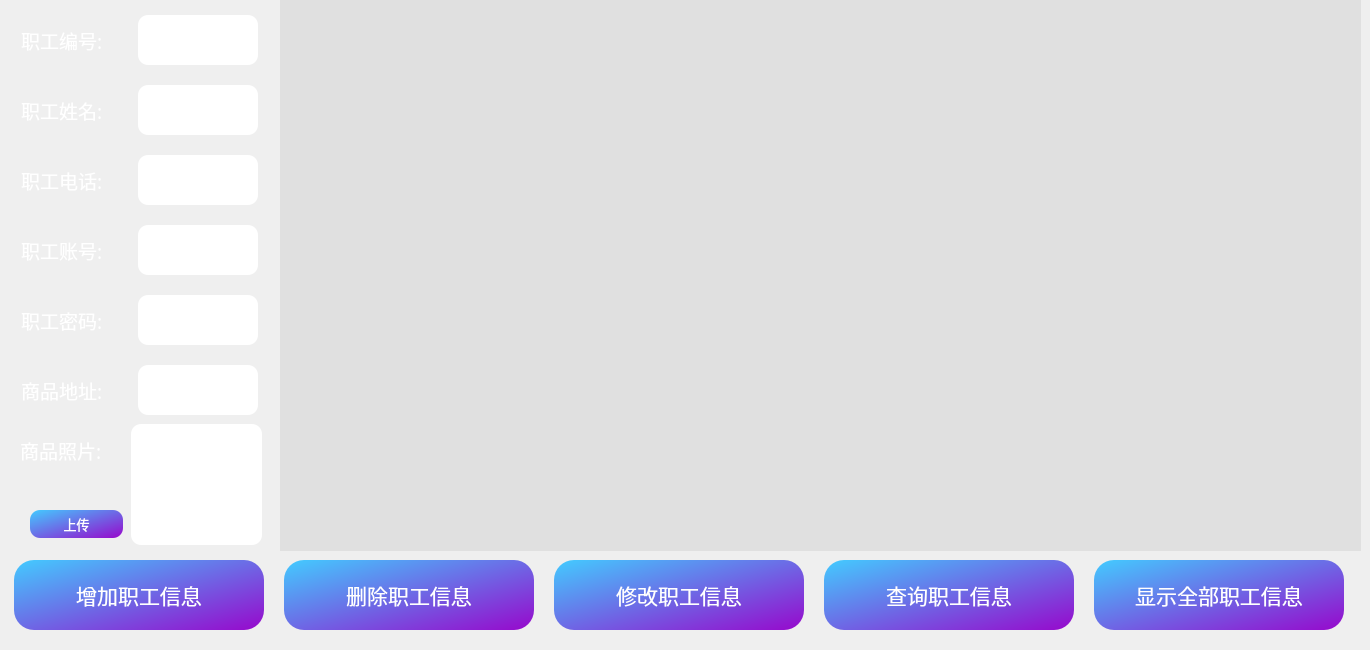
     <widget class="QWidget" name="workerspage">
      <widget class="QWidget" name="horizontalLayoutWidget_9">
       <property name="geometry">
        <rect>
         <x>0</x>
         <y>550</y>
         <width>1361</width>
         <height>91</height>
        </rect>
       </property>
       <layout class="QHBoxLayout" name="horizontalLayout_10">
        <item>
         <widget class="QPushButton" name="addworkers_btn">
          <property name="enabled">
           <bool>true</bool>
          </property>
          <property name="sizePolicy">
           <sizepolicy hsizetype="Fixed" vsizetype="Fixed">
            <horstretch>50</horstretch>
            <verstretch>50</verstretch>
           </sizepolicy>
          </property>
          <property name="minimumSize">
           <size>
            <width>250</width>
            <height>70</height>
           </size>
          </property>
          <property name="font">
           <font>
            <family>微软雅黑</family>
            <pointsize>16</pointsize>
           </font>
          </property>
          <property name="styleSheet">
           <string notr="true">color: rgb(255, 255, 255);

background-color: qlineargradient(spread:pad, x1:0, y1:0, x2:1, y2:1, stop:0 rgba(67, 203, 255), stop:1 rgba(151, 8, 204));
	border-radius: 20px;
    border:none;
</string>
          </property>
          <property name="text">
           <string>增加职工信息</string>
          </property>
         </widget>
        </item>
        <item>
         <widget class="QPushButton" name="deleteworkers_btn">
          <property name="enabled">
           <bool>true</bool>
          </property>
          <property name="sizePolicy">
           <sizepolicy hsizetype="Fixed" vsizetype="Fixed">
            <horstretch>50</horstretch>
            <verstretch>50</verstretch>
           </sizepolicy>
          </property>
          <property name="minimumSize">
           <size>
            <width>250</width>
            <height>70</height>
           </size>
          </property>
          <property name="font">
           <font>
            <family>微软雅黑</family>
            <pointsize>16</pointsize>
           </font>
          </property>
          <property name="styleSheet">
           <string notr="true">color: rgb(255, 255, 255);

background-color: qlineargradient(spread:pad, x1:0, y1:0, x2:1, y2:1, stop:0 rgba(67, 203, 255), stop:1 rgba(151, 8, 204));
	border-radius: 20px;
    border:none;
</string>
          </property>
          <property name="text">
           <string>删除职工信息</string>
          </property>
         </widget>
        </item>
        <item>
         <widget class="QPushButton" name="changeworkers_btn">
          <property name="enabled">
           <bool>true</bool>
          </property>
          <property name="sizePolicy">
           <sizepolicy hsizetype="Fixed" vsizetype="Fixed">
            <horstretch>50</horstretch>
            <verstretch>50</verstretch>
           </sizepolicy>
          </property>
          <property name="minimumSize">
           <size>
            <width>250</width>
            <height>70</height>
           </size>
          </property>
          <property name="font">
           <font>
            <family>微软雅黑</family>
            <pointsize>16</pointsize>
           </font>
          </property>
          <property name="styleSheet">
           <string notr="true">color: rgb(255, 255, 255);

background-color: qlineargradient(spread:pad, x1:0, y1:0, x2:1, y2:1, stop:0 rgba(67, 203, 255), stop:1 rgba(151, 8, 204));
	border-radius: 20px;
    border:none;
</string>
          </property>
          <property name="text">
           <string>修改职工信息</string>
          </property>
         </widget>
        </item>
        <item>
         <widget class="QPushButton" name="selectworkers_btn">
          <property name="enabled">
           <bool>true</bool>
          </property>
          <property name="sizePolicy">
           <sizepolicy hsizetype="Fixed" vsizetype="Fixed">
            <horstretch>50</horstretch>
            <verstretch>50</verstretch>
           </sizepolicy>
          </property>
          <property name="minimumSize">
           <size>
            <width>250</width>
            <height>70</height>
           </size>
          </property>
          <property name="font">
           <font>
            <family>微软雅黑</family>
            <pointsize>16</pointsize>
           </font>
          </property>
          <property name="styleSheet">
           <string notr="true">color: rgb(255, 255, 255);

background-color: qlineargradient(spread:pad, x1:0, y1:0, x2:1, y2:1, stop:0 rgba(67, 203, 255), stop:1 rgba(151, 8, 204));
	border-radius: 20px;
    border:none;
</string>
          </property>
          <property name="text">
           <string>查询职工信息</string>
          </property>
         </widget>
        </item>
        <item>
         <widget class="QPushButton" name="showworkers_btn">
          <property name="enabled">
           <bool>true</bool>
          </property>
          <property name="sizePolicy">
           <sizepolicy hsizetype="Fixed" vsizetype="Fixed">
            <horstretch>50</horstretch>
            <verstretch>50</verstretch>
           </sizepolicy>
          </property>
          <property name="minimumSize">
           <size>
            <width>250</width>
            <height>70</height>
           </size>
          </property>
          <property name="font">
           <font>
            <family>微软雅黑</family>
            <pointsize>16</pointsize>
           </font>
          </property>
          <property name="styleSheet">
           <string notr="true">color: rgb(255, 255, 255);

background-color: qlineargradient(spread:pad, x1:0, y1:0, x2:1, y2:1, stop:0 rgba(67, 203, 255), stop:1 rgba(151, 8, 204));
	border-radius: 20px;
    border:none;
</string>
          </property>
          <property name="text">
           <string>显示全部职工信息</string>
          </property>
         </widget>
        </item>
       </layout>
      </widget>
      <widget class="QWidget" name="horizontalLayoutWidget_10">
       <property name="geometry">
        <rect>
         <x>10</x>
         <y>10</y>
         <width>261</width>
         <height>61</height>
        </rect>
       </property>
       <layout class="QHBoxLayout" name="horizontalLayout_11">
        <item>
         <widget class="QLabel" name="label_9">
          <property name="sizePolicy">
           <sizepolicy hsizetype="Fixed" vsizetype="Fixed">
            <horstretch>0</horstretch>
            <verstretch>0</verstretch>
           </sizepolicy>
          </property>
          <property name="minimumSize">
           <size>
            <width>40</width>
            <height>40</height>
           </size>
          </property>
          <property name="maximumSize">
           <size>
            <width>100</width>
            <height>16777215</height>
           </size>
          </property>
          <property name="font">
           <font>
            <family>微软雅黑</family>
            <pointsize>14</pointsize>
           </font>
          </property>
          <property name="styleSheet">
           <string notr="true">
color: rgb(255, 255, 255);</string>
          </property>
          <property name="text">
           <string>职工编号:</string>
          </property>
         </widget>
        </item>
        <item>
         <widget class="QLineEdit" name="workers_id">
          <property name="sizePolicy">
           <sizepolicy hsizetype="Fixed" vsizetype="Fixed">
            <horstretch>0</horstretch>
            <verstretch>0</verstretch>
           </sizepolicy>
          </property>
          <property name="minimumSize">
           <size>
            <width>120</width>
            <height>50</height>
           </size>
          </property>
          <property name="maximumSize">
           <size>
            <width>80</width>
            <height>16777215</height>
           </size>
          </property>
          <property name="font">
           <font>
            <family>微软雅黑</family>
            <pointsize>14</pointsize>
           </font>
          </property>
          <property name="styleSheet">
           <string notr="true">background-color: rgb(255, 255, 255);
border-radius: 10px;
    border:none;</string>
          </property>
         </widget>
        </item>
       </layout>
      </widget>
      <widget class="QWidget" name="horizontalLayoutWidget_11">
       <property name="geometry">
        <rect>
         <x>10</x>
         <y>80</y>
         <width>261</width>
         <height>61</height>
        </rect>
       </property>
       <layout class="QHBoxLayout" name="horizontalLayout_12">
        <item>
         <widget class="QLabel" name="label_10">
          <property name="sizePolicy">
           <sizepolicy hsizetype="Fixed" vsizetype="Fixed">
            <horstretch>0</horstretch>
            <verstretch>0</verstretch>
           </sizepolicy>
          </property>
          <property name="minimumSize">
           <size>
            <width>40</width>
            <height>40</height>
           </size>
          </property>
          <property name="maximumSize">
           <size>
            <width>100</width>
            <height>16777215</height>
           </size>
          </property>
          <property name="font">
           <font>
            <family>微软雅黑</family>
            <pointsize>14</pointsize>
           </font>
          </property>
          <property name="styleSheet">
           <string notr="true">color: rgb(255, 255, 255);</string>
          </property>
          <property name="text">
           <string>职工姓名:</string>
          </property>
         </widget>
        </item>
        <item>
         <widget class="QLineEdit" name="workers_name">
          <property name="sizePolicy">
           <sizepolicy hsizetype="Fixed" vsizetype="Fixed">
            <horstretch>0</horstretch>
            <verstretch>0</verstretch>
           </sizepolicy>
          </property>
          <property name="minimumSize">
           <size>
            <width>120</width>
            <height>50</height>
           </size>
          </property>
          <property name="maximumSize">
           <size>
            <width>80</width>
            <height>16777215</height>
           </size>
          </property>
          <property name="font">
           <font>
            <family>微软雅黑</family>
            <pointsize>14</pointsize>
           </font>
          </property>
          <property name="styleSheet">
           <string notr="true">background-color: rgb(255, 255, 255);
border-radius: 10px;
    border:none;</string>
          </property>
         </widget>
        </item>
       </layout>
      </widget>
      <widget class="QWidget" name="horizontalLayoutWidget_12">
       <property name="geometry">
        <rect>
         <x>10</x>
         <y>150</y>
         <width>261</width>
         <height>61</height>
        </rect>
       </property>
       <layout class="QHBoxLayout" name="horizontalLayout_13">
        <item>
         <widget class="QLabel" name="label_11">
          <property name="sizePolicy">
           <sizepolicy hsizetype="Fixed" vsizetype="Fixed">
            <horstretch>0</horstretch>
            <verstretch>0</verstretch>
           </sizepolicy>
          </property>
          <property name="minimumSize">
           <size>
            <width>40</width>
            <height>40</height>
           </size>
          </property>
          <property name="maximumSize">
           <size>
            <width>100</width>
            <height>16777215</height>
           </size>
          </property>
          <property name="font">
           <font>
            <family>微软雅黑</family>
            <pointsize>14</pointsize>
           </font>
          </property>
          <property name="styleSheet">
           <string notr="true">color: rgb(255, 255, 255);</string>
          </property>
          <property name="text">
           <string>职工电话:</string>
          </property>
         </widget>
        </item>
        <item>
         <widget class="QLineEdit" name="workers_phone">
          <property name="sizePolicy">
           <sizepolicy hsizetype="Fixed" vsizetype="Fixed">
            <horstretch>0</horstretch>
            <verstretch>0</verstretch>
           </sizepolicy>
          </property>
          <property name="minimumSize">
           <size>
            <width>120</width>
            <height>50</height>
           </size>
          </property>
          <property name="maximumSize">
           <size>
            <width>80</width>
            <height>16777215</height>
           </size>
          </property>
          <property name="font">
           <font>
            <family>微软雅黑</family>
            <pointsize>14</pointsize>
           </font>
          </property>
          <property name="styleSheet">
           <string notr="true">background-color: rgb(255, 255, 255);
border-radius: 10px;
    border:none;</string>
          </property>
         </widget>
        </item>
       </layout>
      </widget>
      <widget class="QWidget" name="horizontalLayoutWidget_13">
       <property name="geometry">
        <rect>
         <x>10</x>
         <y>220</y>
         <width>261</width>
         <height>61</height>
        </rect>
       </property>
       <layout class="QHBoxLayout" name="horizontalLayout_14">
        <item>
         <widget class="QLabel" name="label_12">
          <property name="sizePolicy">
           <sizepolicy hsizetype="Fixed" vsizetype="Fixed">
            <horstretch>0</horstretch>
            <verstretch>0</verstretch>
           </sizepolicy>
          </property>
          <property name="minimumSize">
           <size>
            <width>40</width>
            <height>40</height>
           </size>
          </property>
          <property name="maximumSize">
           <size>
            <width>100</width>
            <height>16777215</height>
           </size>
          </property>
          <property name="font">
           <font>
            <family>微软雅黑</family>
            <pointsize>14</pointsize>
           </font>
          </property>
          <property name="styleSheet">
           <string notr="true">color: rgb(255, 255, 255);</string>
          </property>
          <property name="text">
           <string>职工账号:</string>
          </property>
         </widget>
        </item>
        <item>
         <widget class="QLineEdit" name="workers_usename">
          <property name="sizePolicy">
           <sizepolicy hsizetype="Fixed" vsizetype="Fixed">
            <horstretch>0</horstretch>
            <verstretch>0</verstretch>
           </sizepolicy>
          </property>
          <property name="minimumSize">
           <size>
            <width>120</width>
            <height>50</height>
           </size>
          </property>
          <property name="maximumSize">
           <size>
            <width>80</width>
            <height>16777215</height>
           </size>
          </property>
          <property name="font">
           <font>
            <family>微软雅黑</family>
            <pointsize>14</pointsize>
           </font>
          </property>
          <property name="styleSheet">
           <string notr="true">background-color: rgb(255, 255, 255);
border-radius: 10px;
    border:none;</string>
          </property>
         </widget>
        </item>
       </layout>
      </widget>
      <widget class="QWidget" name="horizontalLayoutWidget_14">
       <property name="geometry">
        <rect>
         <x>10</x>
         <y>290</y>
         <width>261</width>
         <height>61</height>
        </rect>
       </property>
       <layout class="QHBoxLayout" name="horizontalLayout_15">
        <item>
         <widget class="QLabel" name="label_13">
          <property name="sizePolicy">
           <sizepolicy hsizetype="Fixed" vsizetype="Fixed">
            <horstretch>0</horstretch>
            <verstretch>0</verstretch>
           </sizepolicy>
          </property>
          <property name="minimumSize">
           <size>
            <width>40</width>
            <height>40</height>
           </size>
          </property>
          <property name="maximumSize">
           <size>
            <width>100</width>
            <height>16777215</height>
           </size>
          </property>
          <property name="font">
           <font>
            <family>微软雅黑</family>
            <pointsize>14</pointsize>
           </font>
          </property>
          <property name="styleSheet">
           <string notr="true">color: rgb(255, 255, 255);</string>
          </property>
          <property name="text">
           <string>职工密码:</string>
          </property>
         </widget>
        </item>
        <item>
         <widget class="QLineEdit" name="workers_password">
          <property name="sizePolicy">
           <sizepolicy hsizetype="Fixed" vsizetype="Fixed">
            <horstretch>0</horstretch>
            <verstretch>0</verstretch>
           </sizepolicy>
          </property>
          <property name="minimumSize">
           <size>
            <width>120</width>
            <height>50</height>
           </size>
          </property>
          <property name="maximumSize">
           <size>
            <width>80</width>
            <height>16777215</height>
           </size>
          </property>
          <property name="font">
           <font>
            <family>微软雅黑</family>
            <pointsize>14</pointsize>
           </font>
          </property>
          <property name="styleSheet">
           <string notr="true">background-color: rgb(255, 255, 255);
border-radius: 10px;
    border:none;</string>
          </property>
         </widget>
        </item>
       </layout>
      </widget>
      <widget class="QWidget" name="horizontalLayoutWidget_15">
       <property name="geometry">
        <rect>
         <x>10</x>
         <y>360</y>
         <width>261</width>
         <height>61</height>
        </rect>
       </property>
       <layout class="QHBoxLayout" name="horizontalLayout_16">
        <item>
         <widget class="QLabel" name="label_14">
          <property name="sizePolicy">
           <sizepolicy hsizetype="Fixed" vsizetype="Fixed">
            <horstretch>0</horstretch>
            <verstretch>0</verstretch>
           </sizepolicy>
          </property>
          <property name="minimumSize">
           <size>
            <width>40</width>
            <height>40</height>
           </size>
          </property>
          <property name="maximumSize">
           <size>
            <width>100</width>
            <height>16777215</height>
           </size>
          </property>
          <property name="font">
           <font>
            <family>微软雅黑</family>
            <pointsize>14</pointsize>
           </font>
          </property>
          <property name="styleSheet">
           <string notr="true">color: rgb(255, 255, 255);</string>
          </property>
          <property name="text">
           <string>商品地址:</string>
          </property>
         </widget>
        </item>
        <item>
         <widget class="QLineEdit" name="workers_addres">
          <property name="sizePolicy">
           <sizepolicy hsizetype="Fixed" vsizetype="Fixed">
            <horstretch>0</horstretch>
            <verstretch>0</verstretch>
           </sizepolicy>
          </property>
          <property name="minimumSize">
           <size>
            <width>120</width>
            <height>50</height>
           </size>
          </property>
          <property name="maximumSize">
           <size>
            <width>80</width>
            <height>16777215</height>
           </size>
          </property>
          <property name="font">
           <font>
            <family>微软雅黑</family>
            <pointsize>14</pointsize>
           </font>
          </property>
          <property name="styleSheet">
           <string notr="true">background-color: rgb(255, 255, 255);
border-radius: 10px;
    border:none;</string>
          </property>
         </widget>
        </item>
       </layout>
      </widget>
      <widget class="QLabel" name="label_15">
       <property name="geometry">
        <rect>
         <x>20</x>
         <y>430</y>
         <width>100</width>
         <height>40</height>
        </rect>
       </property>
       <property name="sizePolicy">
        <sizepolicy hsizetype="Fixed" vsizetype="Fixed">
         <horstretch>0</horstretch>
         <verstretch>0</verstretch>
        </sizepolicy>
       </property>
       <property name="minimumSize">
        <size>
         <width>40</width>
         <height>40</height>
        </size>
       </property>
       <property name="maximumSize">
        <size>
         <width>100</width>
         <height>16777215</height>
        </size>
       </property>
       <property name="font">
        <font>
         <family>微软雅黑</family>
         <pointsize>14</pointsize>
        </font>
       </property>
       <property name="styleSheet">
        <string notr="true">color: rgb(255, 255, 255);</string>
       </property>
       <property name="text">
        <string>商品照片:</string>
       </property>
      </widget>
      <widget class="QLabel" name="workers_picture">
       <property name="geometry">
        <rect>
         <x>131</x>
         <y>424</y>
         <width>131</width>
         <height>121</height>
        </rect>
       </property>
       <property name="styleSheet">
        <string notr="true">background-color: rgb(255, 255, 255);
border-radius: 10px;
    border:none;</string>
       </property>
       <property name="text">
        <string/>
       </property>
      </widget>
      <widget class="QPushButton" name="workers_uoload">
       <property name="geometry">
        <rect>
         <x>30</x>
         <y>510</y>
         <width>93</width>
         <height>28</height>
        </rect>
       </property>
       <property name="font">
        <font>
         <family>微软雅黑</family>
         <pointsize>10</pointsize>
        </font>
       </property>
       <property name="styleSheet">
        <string notr="true">color: rgb(255, 255, 255);

background-color: qlineargradient(spread:pad, x1:0, y1:0, x2:1, y2:1, stop:0 rgba(67, 203, 255), stop:1 rgba(151, 8, 204));
	border-radius: 10px;
    border:none;
</string>
       </property>
       <property name="text">
        <string>上传</string>
       </property>
      </widget>
      <widget class="QTableWidget" name="workers_tableWidget">
       <property name="geometry">
        <rect>
         <x>280</x>
         <y>0</y>
         <width>1081</width>
         <height>551</height>
        </rect>
       </property>
       <property name="styleSheet">
        <string notr="true">QTableWidget{ color:black; 
background-color:rgb(224,224,224);
selection-color:rgb(0, 0, 0); 
selection-background-color:rgb(	100,149,237);
border:0px;
font: 8pt 'Microsoft YaHei' ;}</string>
       </property>
      </widget>
     </widget>
